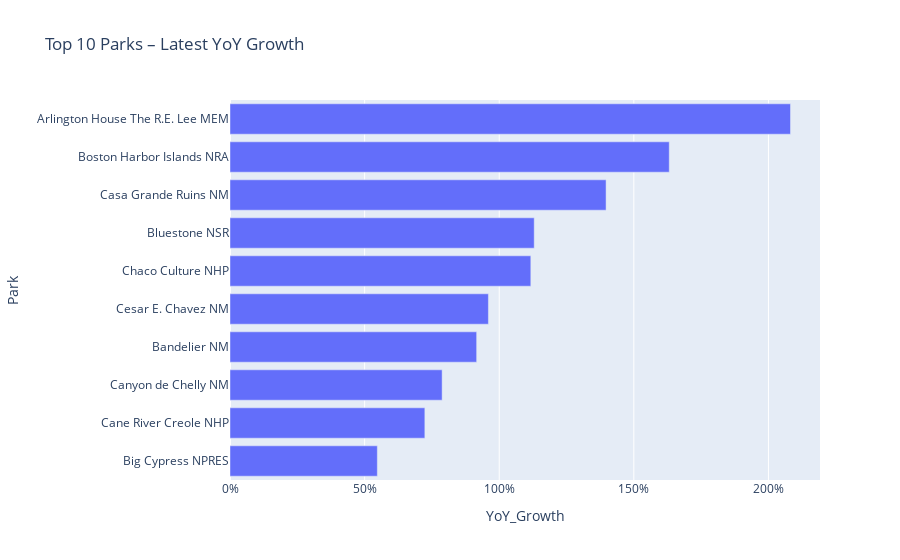

Here is the notebook cell this chart was saved with:
### Code cell
import plotly.express as px

fig = px.bar(
    top_gainers.sort_values("YoY_Growth"),
    x="YoY_Growth", y="Park", orientation="h",
    title="Top 10 Parks – Latest YoY Growth"
)
fig.update_layout(xaxis_tickformat=".0%")
fig.show()

### Figure 1 — Plotly figure (JSON) as saved in the notebook; plotly's stock layout.template omitted (floating-point values rounded to 4 significant figures)
{"data": [{"hovertemplate": "YoY_Growth=%{x}<br>Park=%{y}<extra></extra>", "legendgroup": "", "marker": {"color": "#636efa", "pattern": {"shape": ""}}, "name": "", "orientation": "h", "showlegend": false, "textposition": "auto", "type": "bar", "x": [0.5473, 0.7238, 0.7879, 0.9162, 0.9598, 1.117, 1.13, 1.397, 1.632, 2.082], "xaxis": "x", "y": ["Big Cypress NPRES", "Cane River Creole NHP", "Canyon de Chelly NM", "Bandelier NM", "Cesar E. Chavez NM", "Chaco Culture NHP", "Bluestone NSR", "Casa Grande Ruins NM", "Boston Harbor Islands NRA", "Arlington House The R.E. Lee MEM"], "yaxis": "y"}], "layout": {"barmode": "relative", "legend": {"tracegroupgap": 0}, "title": {"text": "Top 10 Parks – Latest YoY Growth"}, "xaxis": {"anchor": "y", "domain": [0, 1], "tickformat": ".0%", "title": {"text": "YoY_Growth"}}, "yaxis": {"anchor": "x", "domain": [0, 1], "title": {"text": "Park"}}}}
